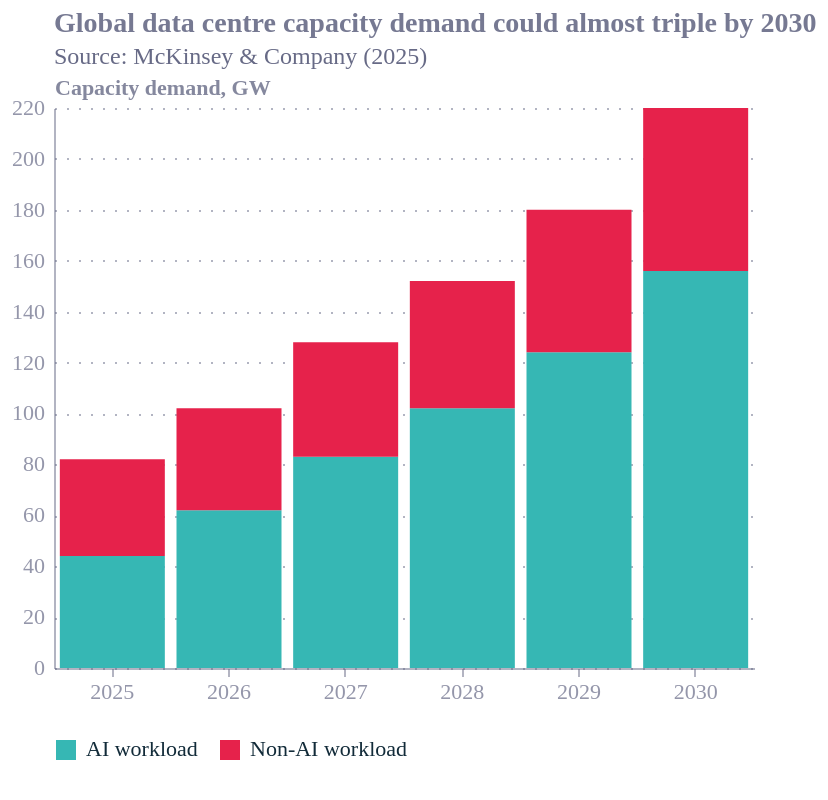

The Vega-Lite source for this figure:
### Vega-Lite specification from a JSON file in a GitHub repository (floating-point values rounded to 4 significant figures)
{"config": {"font": "Circular Std", "text": {"color": "#676A86", "align": "left", "baseline": "middle", "dx": 7, "dy": 0, "fontSize": 11}, "view": {"stroke": null, "continuousWidth": 400, "continuousHeight": 300, "discreteWidth": 400, "discreteHeight": 300}, "range": {"category": ["#36B7B4", "#E6224B", "#F4C245", "#0063AF", "#00A767", "#179FDB", "#EB5C2E"], "diverging": ["#E6224B", "#E54753", "#C9C9C9", "#179FDB", "#122B39"], "heatmap": ["#C9C9C9", "#179FDB", "#0063AF", "#122B39"], "ordinal": ["#00A767", "#36B7B4", "#179FDB", "#0063AF", "#243B5A"]}, "bar": {"color": "#179fdb"}, "line": {"color": "#e6224b"}, "rule": {"color": "#676A86"}, "area": {"opacity": 0.3}, "point": {"filled": true, "size": 80, "color": "#e6224b", "opacity": 0.95}, "geoshape": {"stroke": "white", "strokeWidth": 0.3}, "rect": {"fill": "#d6d4d4", "opacity": 0.3}, "axis": {"labelColor": "#676A86", "labelFontSize": 11, "labelFont": "Circular Std", "labelOpacity": 0.7, "tickColor": "#676A86", "tickOpacity": 0.5, "domainColor": "#676A86", "domainOpacity": 0.5, "gridColor": "#676A86", "gridDash": [2, 2], "gridOpacity": 0.5, "title": null, "titleColor": "#676A86", "titleOpacity": 0.8, "tickSize": 4}, "axisXDiscrete": {"grid": false, "labelAngle": 0, "tickCount": 10, "tickOpacity": 0.5, "title": null}, "axisYDiscrete": {"ticks": false, "labelPadding": 5}, "axisXTemporal": {"grid": false, "ticks": true}, "axisXQuantitative": {"grid": true}, "axisYQuantitative": {"gridColor": "#676A86", "gridDash": [1, 5], "gridOpacity": 0.5, "ticks": false, "labelPadding": 5, "tickCount": 8, "titleAngle": 0, "titleAlign": "left", "titleBaseline": "bottom", "titleX": 0, "titleY": -5}, "title": {"color": "#676A86E6", "subtitleColor": "#676A86", "font": "Circular Std", "subtitleFont": "Circular Std", "anchor": "start", "fontSize": 14, "subtitleFontSize": 12, "subtitlePadding": 4, "offset": 0, "frame": "group"}, "legend": {"titleColor": "#122b39", "title": null, "labelColor": "#122b39", "labelFontSize": 11}}, "data": {"name": "data-4f3c7df8fb97d28bbd7902d60c2d25b5"}, "mark": {"type": "bar"}, "encoding": {"color": {"field": "segment", "legend": {"orient": "bottom", "title": null}, "scale": {"domain": ["AI workload", "Non-AI workload"]}, "type": "nominal"}, "order": {"field": "segment_order", "type": "quantitative"}, "x": {"field": "year", "title": null, "type": "ordinal"}, "y": {"field": "gw", "stack": "zero", "title": "Capacity demand, GW", "type": "quantitative"}}, "height": 280, "padding": {"bottom": 20, "left": 5, "right": 5, "top": 5}, "title": {"text": "Global data centre capacity demand could almost triple by 2030", "anchor": "start", "subtitle": "Source: McKinsey & Company (2025)", "subtitleColor": "#676A86"}, "transform": [{"calculate": "datum.segment === 'AI workload' ? 0 : 1", "as": "segment_order"}], "width": 350, "$schema": "https://vega.github.io/schema/vega-lite/v6.4.1.json", "datasets": {"data-4f3c7df8fb97d28bbd7902d60c2d25b5": [{"year": 2025, "segment": "AI workload", "gw": 44}, {"year": 2025, "segment": "Non-AI workload", "gw": 38}, {"year": 2026, "segment": "AI workload", "gw": 62}, {"year": 2026, "segment": "Non-AI workload", "gw": 40}, {"year": 2027, "segment": "AI workload", "gw": 83}, {"year": 2027, "segment": "Non-AI workload", "gw": 45}, {"year": 2028, "segment": "AI workload", "gw": 102}, {"year": 2028, "segment": "Non-AI workload", "gw": 50}, {"year": 2029, "segment": "AI workload", "gw": 124}, {"year": 2029, "segment": "Non-AI workload", "gw": 56}, {"year": 2030, "segment": "AI workload", "gw": 156}, {"year": 2030, "segment": "Non-AI workload", "gw": 64}]}}
